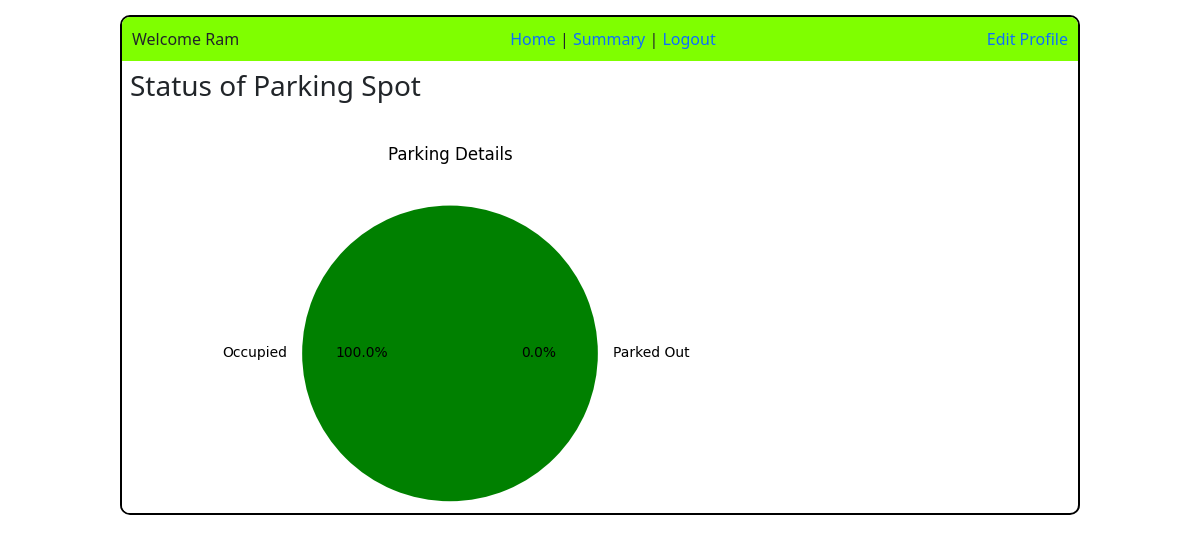
Page /U_summary/2 on the earlier database version.
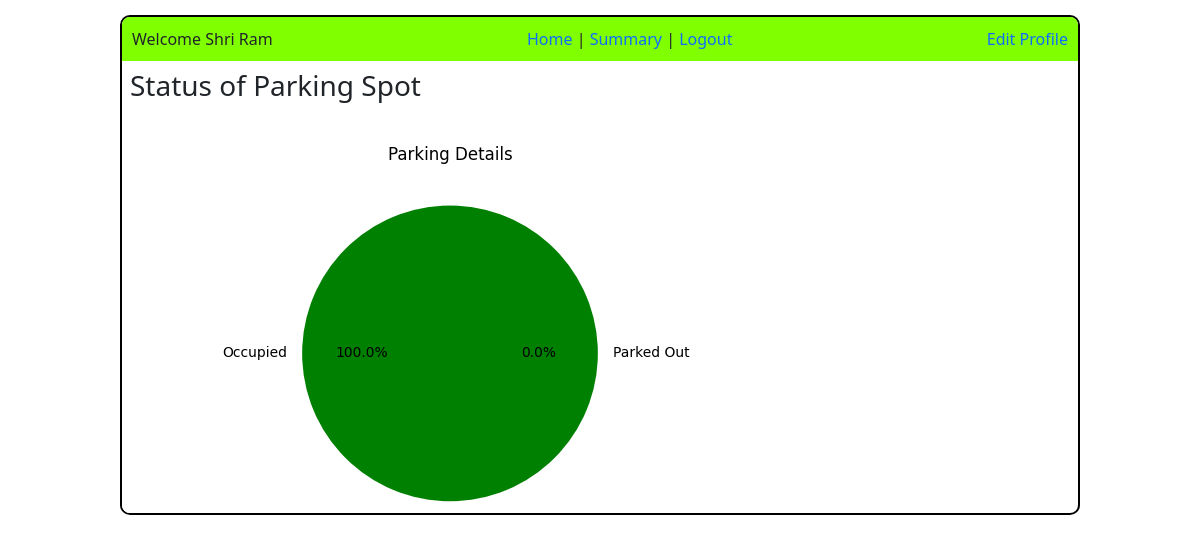
Same page on the later database version.
### application/models.py (models this page shows)
class Users(db.Model):
    id = db.Column(db.Integer , primary_key = True)
    name = db.Column(db.String(),nullable = False)
    email = db.Column(db.String(),nullable = False, unique = True)
    password = db.Column(db.String(),nullable = False)
    address = db.Column(db.String())
    pincode = db.Column(db.Integer)
    type = db.Column(db.String() ,nullable = False ,default = "general")
    spot = db.relationship('Parking_spot' ,cascade = 'all,delete ,delete-orphan', backref = 'users')

### application/controllers.py (the view)
@app.route("/U_summary/<int:id>")
def Us_summary(id):
    this_user = Users.query.filter_by(id = id).first()
    spot = len(Reserve_parking_spot.query.filter_by(user_id = id).all())
    if (spot >= 1) :
        a_s = len(Reserve_parking_spot.query.filter_by(status = "released" , user_id = id).all())
        o_s = len(Reserve_parking_spot.query.filter_by(status = "occupied" , user_id = id).all())
        labels = ["Parked Out" , "Occupied"]
        sizes = [a_s , o_s]
        colors = ["yellow" , "green"]
        plt.pie(sizes , labels = labels , colors = colors ,autopct = "%1.1f%%")
        plt.title("Parking Details")
        plt.savefig(f"static/{id}_us_pie.png")
        plt.clf()
        labels = ["Parked Out" , "Occupied"]
        sizes = [a_s , o_s]
        plt.bar(labels , sizes)
        plt.xlabel("Parking Details")
        plt.ylabel("No of Spot")
        plt.title("Parking Details")
        plt.savefig(f"static/{id}_us_bar.png")
        plt.clf()
        return render_template("user_summary.html" , this_user = this_user , a_s = a_s , o_s = o_s)
    else:
        return redirect(f"/Home_user/{id}")

### templates/user_summary.html (shortened to what this page needs)
<!DOCTYPE html>
<html lang="en">
<head>
    <link href="https://cdn.jsdelivr.net/npm/bootstrap@5.3.7/dist/css/bootstrap.min.css" rel="stylesheet">
</head>
<body>
    <div style="border: 2px solid black; width: 80%; height: 500px; margin: auto; margin-top: 15px; border-radius: 10px; overflow: auto;">
        <div class="d-flex justify-content-between" style="background-color:chartreuse;padding: 10px;">
            <div>  Welcome {{this_user.name}}</div>
            <div >
                <a class="link-offset-2 link-underline link-underline-opacity-0" href="/Home_user/{{this_user.id}}">Home</a> |
                <a class="link-offset-2 link-underline link-underline-opacity-0" href="/U_summary/{{this_user.id}}">Summary</a> |
                <a class="link-offset-2 link-underline link-underline-opacity-0" href="/login">Logout</a>
            </div>
            <div><a class="link-offset-2 link-underline link-underline-opacity-0" href="/us_prof_edit/{{this_user.id}}">Edit Profile  </a></div>
        </div>
        <div>
            <div class="my-2">
                <h3 class="mx-2"> Status of Parking Spot</h3>
                <img src="/static/{{this_user.id}}_us_pie.png" alt="Pie chart">
                </div>
        </div>
    </div>
</body>
</html>

Differences in the rows shown:
changed Users: name "Ram" → "Shri Ram"
